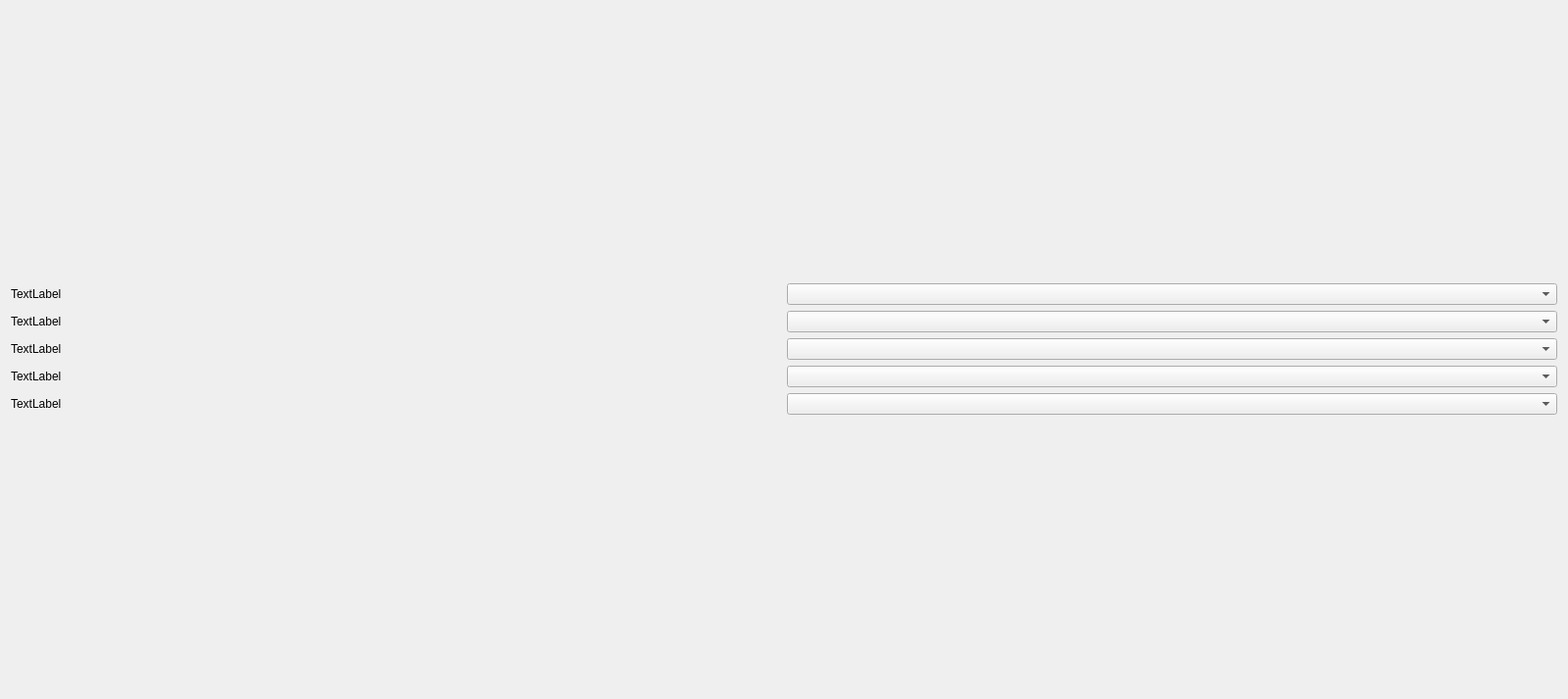
<?xml version="1.0" encoding="UTF-8"?>
<ui version="4.0">
 <class>Setting2Widget</class>
 <widget class="QWidget" name="Setting2Widget">
  <property name="geometry">
   <rect>
    <x>0</x>
    <y>0</y>
    <width>1600</width>
    <height>713</height>
   </rect>
  </property>
  <property name="windowTitle">
   <string>Form</string>
  </property>
  <layout class="QGridLayout" name="gridLayout_2">
   <item row="0" column="0">
    <layout class="QGridLayout" name="gridLayout">
     <item row="0" column="1">
      <widget class="CustomComboBox" name="comboBox"/>
     </item>
     <item row="0" column="0">
      <widget class="CustomLabel" name="WifiLabel">
       <property name="text">
        <string>TextLabel</string>
       </property>
      </widget>
     </item>
     <item row="2" column="0">
      <widget class="CustomLabel" name="nineAxisSensorLabel">
       <property name="text">
        <string>TextLabel</string>
       </property>
      </widget>
     </item>
     <item row="3" column="0">
      <widget class="CustomLabel" name="micnSpeackerLabel">
       <property name="text">
        <string>TextLabel</string>
       </property>
      </widget>
     </item>
     <item row="1" column="0">
      <widget class="CustomLabel" name="blueToothLabel">
       <property name="text">
        <string>TextLabel</string>
       </property>
      </widget>
     </item>
     <item row="4" column="0">
      <widget class="CustomLabel" name="powerSavingTimeLabel">
       <property name="text">
        <string>TextLabel</string>
       </property>
      </widget>
     </item>
     <item row="1" column="1">
      <widget class="CustomComboBox" name="comboBox_2"/>
     </item>
     <item row="2" column="1">
      <widget class="CustomComboBox" name="comboBox_3"/>
     </item>
     <item row="3" column="1">
      <widget class="CustomComboBox" name="comboBox_4"/>
     </item>
     <item row="4" column="1">
      <widget class="CustomComboBox" name="comboBox_5"/>
     </item>
    </layout>
   </item>
  </layout>
 </widget>
 <customwidgets>
  <customwidget>
   <class>CustomLabel</class>
   <extends>QLabel</extends>
   <header>CustomLabel.h</header>
  </customwidget>
  <customwidget>
   <class>CustomComboBox</class>
   <extends>QComboBox</extends>
   <header>CustomComboBox.h</header>
  </customwidget>
 </customwidgets>
 <resources/>
 <connections/>
</ui>
